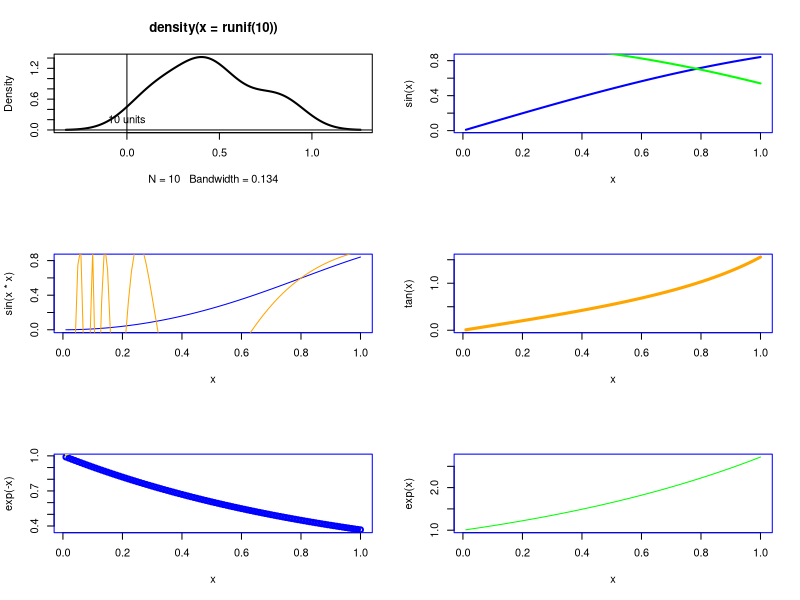

This chart was generated by the following R code:
# Scope: Plotting a set of Graphs as example

par(mfrow=c(3,2))                       # number of sub plots

# Now the next 6 pictures will be placed on these 6 regions. :-)

# Plot 1 and parameters: Density
plot(density(runif(10)), lwd=2)
text(x=0, y=0.2, "10 units")        # Showing you how to place text at will
abline(h=0, v=0)


x=seq(0.01,1,0.01)
par(col="blue")                         # default colour to blue.

# Plot 2 and parameters: Sin & Cos
plot(x, sin(x), type="l", lwd=2)
lines(x, cos(x), type="l", col="green", lwd=2)

# Plot 6 and paramters: Sin
plot(x, sin(x*x), type="l")
lines(x, sin(2/x), col="orange")

# Plot 4 and paramters: Tan
plot(x, tan(x), type="l", lwd=3, col="orange")

# Plot 5 and paramters: lines
plot(x, exp(-x), lwd=2)
lines(x, exp(x), col="yellow", lwd=2)

# Plot 3 and paramters
plot(x, exp(x), type="l", col="green")
lines(x, log(x), type="l", col="orange")